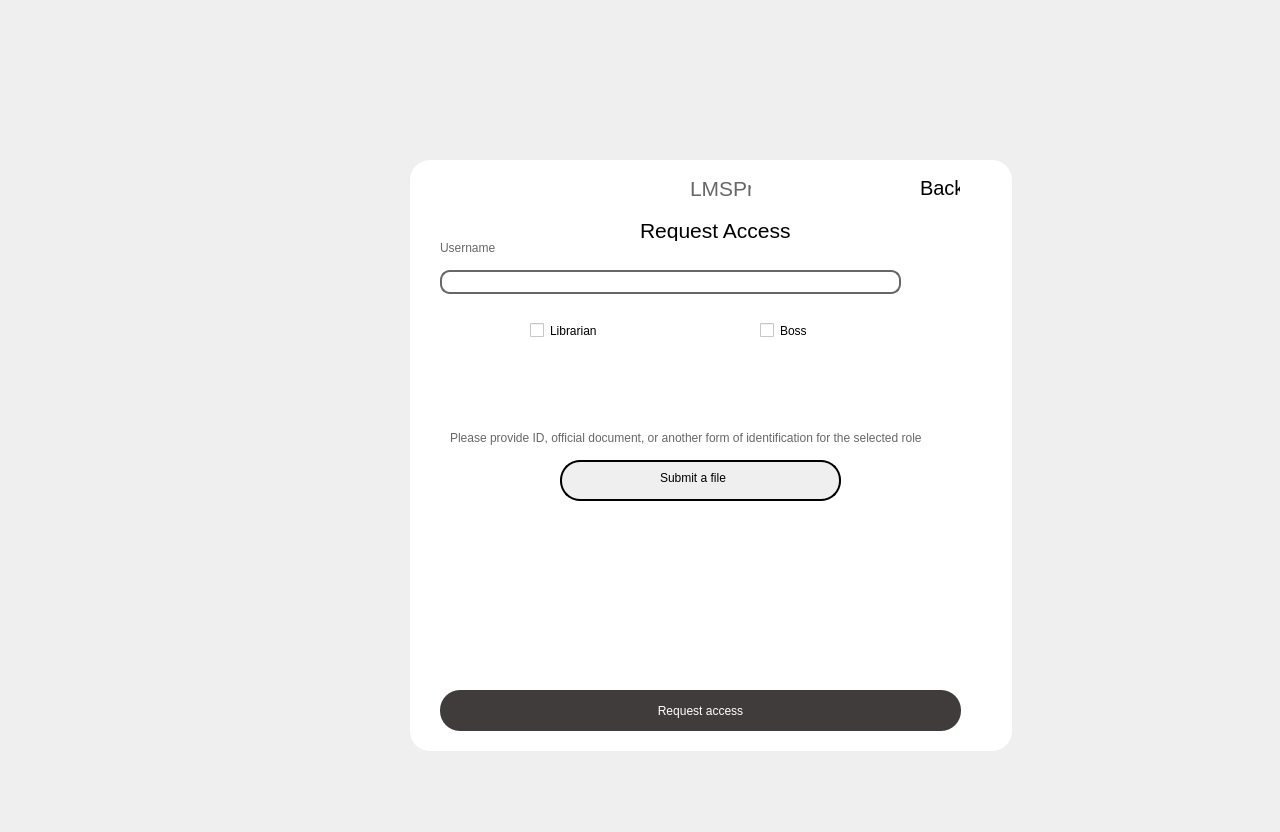
<?xml version="1.0" encoding="UTF-8"?>
<ui version="4.0">
 <class>RequestAccess</class>
 <widget class="QWidget" name="RequestAccess">
  <property name="geometry">
   <rect>
    <x>0</x>
    <y>0</y>
    <width>1280</width>
    <height>832</height>
   </rect>
  </property>
  <property name="windowTitle">
   <string>Form</string>
  </property>
  <widget class="QWidget" name="widget" native="true">
   <property name="geometry">
    <rect>
     <x>410</x>
     <y>160</y>
     <width>602</width>
     <height>591</height>
    </rect>
   </property>
   <property name="styleSheet">
    <string notr="true">QWidget
{
background-color: white;
border-radius: 20px;
}</string>
   </property>
   <widget class="QLabel" name="username_LA">
    <property name="geometry">
     <rect>
      <x>30</x>
      <y>80</y>
      <width>61</width>
      <height>16</height>
     </rect>
    </property>
    <property name="styleSheet">
     <string notr="true">QLabel
{
	color: rgb(103, 103, 103);
}</string>
    </property>
    <property name="text">
     <string>Username</string>
    </property>
   </widget>
   <widget class="QLineEdit" name="username_LE">
    <property name="geometry">
     <rect>
      <x>30</x>
      <y>110</y>
      <width>461</width>
      <height>24</height>
     </rect>
    </property>
    <property name="styleSheet">
     <string notr="true">QLineEdit
{
border: 2px solid rgb(103,103,103);
border-radius:10px;
color:black;
}</string>
    </property>
   </widget>
   <widget class="QPushButton" name="request_PB">
    <property name="geometry">
     <rect>
      <x>30</x>
      <y>530</y>
      <width>521</width>
      <height>41</height>
     </rect>
    </property>
    <property name="styleSheet">
     <string notr="true">QPushButton
{
background-color: rgb(65,60,60);
border-radius:20px;
color:white;
}</string>
    </property>
    <property name="text">
     <string>Request access</string>
    </property>
   </widget>
   <widget class="QLabel" name="logo_LA">
    <property name="geometry">
     <rect>
      <x>200</x>
      <y>10</y>
      <width>71</width>
      <height>51</height>
     </rect>
    </property>
    <property name="styleSheet">
     <string notr="true">image: url(:/Resources/Images/logo-color 1.png);</string>
    </property>
    <property name="text">
     <string/>
    </property>
   </widget>
   <widget class="QLabel" name="team_LA">
    <property name="geometry">
     <rect>
      <x>280</x>
      <y>20</y>
      <width>61</width>
      <height>16</height>
     </rect>
    </property>
    <property name="font">
     <font>
      <pointsize>16</pointsize>
     </font>
    </property>
    <property name="styleSheet">
     <string notr="true">QLabel
{
	color: rgb(103, 103, 103);
}</string>
    </property>
    <property name="text">
     <string>LMSPro</string>
    </property>
   </widget>
   <widget class="QLabel" name="request_LA">
    <property name="geometry">
     <rect>
      <x>230</x>
      <y>60</y>
      <width>151</width>
      <height>21</height>
     </rect>
    </property>
    <property name="font">
     <font>
      <pointsize>16</pointsize>
     </font>
    </property>
    <property name="styleSheet">
     <string notr="true">QLabel
{
	color: black;
}</string>
    </property>
    <property name="text">
     <string>Request Access</string>
    </property>
   </widget>
   <widget class="QCheckBox" name="principal_CB">
    <property name="geometry">
     <rect>
      <x>120</x>
      <y>150</y>
      <width>101</width>
      <height>41</height>
     </rect>
    </property>
    <property name="styleSheet">
     <string notr="true">QCheckBox{color:black;}

</string>
    </property>
    <property name="text">
     <string>Librarian</string>
    </property>
   </widget>
   <widget class="QCheckBox" name="teacher_CB">
    <property name="geometry">
     <rect>
      <x>350</x>
      <y>150</y>
      <width>151</width>
      <height>41</height>
     </rect>
    </property>
    <property name="styleSheet">
     <string notr="true">QCheckBox{color:black;}
</string>
    </property>
    <property name="text">
     <string>Boss</string>
    </property>
   </widget>
   <widget class="QWidget" name="widget_2" native="true">
    <property name="geometry">
     <rect>
      <x>150</x>
      <y>300</y>
      <width>281</width>
      <height>41</height>
     </rect>
    </property>
    <property name="styleSheet">
     <string notr="true">/* Apply border to the QWidget */
QWidget {
    color: black;
    border: 2px solid black;
    border-radius: 20px;
    background-color: #EFEFEF;
}
</string>
    </property>
    <widget class="QLabel" name="label">
     <property name="geometry">
      <rect>
       <x>220</x>
       <y>5</y>
       <width>61</width>
       <height>31</height>
      </rect>
     </property>
     <property name="styleSheet">
      <string notr="true">QLabel{
border:none;
image: url(:/Resources/Images/icons/Upload to the Cloud.png);
background-color:transparent;
}</string>
     </property>
     <property name="text">
      <string/>
     </property>
    </widget>
    <widget class="QLabel" name="label_2">
     <property name="geometry">
      <rect>
       <x>100</x>
       <y>10</y>
       <width>111</width>
       <height>16</height>
      </rect>
     </property>
     <property name="styleSheet">
      <string notr="true">border:none</string>
     </property>
     <property name="text">
      <string>Submit a file</string>
     </property>
    </widget>
    <widget class="QPushButton" name="submitFile_PB">
     <property name="geometry">
      <rect>
       <x>0</x>
       <y>0</y>
       <width>281</width>
       <height>41</height>
      </rect>
     </property>
     <property name="styleSheet">
      <string notr="true">border:none;
background-color:transparent;</string>
     </property>
     <property name="text">
      <string/>
     </property>
    </widget>
   </widget>
   <widget class="QLabel" name="ID_LA">
    <property name="geometry">
     <rect>
      <x>40</x>
      <y>270</y>
      <width>541</width>
      <height>16</height>
     </rect>
    </property>
    <property name="styleSheet">
     <string notr="true">color:#676767</string>
    </property>
    <property name="text">
     <string>Please provide ID, official document, or another form of identification for the selected role</string>
    </property>
   </widget>
   <widget class="QLabel" name="label_3">
    <property name="geometry">
     <rect>
      <x>510</x>
      <y>18</y>
      <width>51</width>
      <height>20</height>
     </rect>
    </property>
    <property name="font">
     <font>
      <pointsize>15</pointsize>
     </font>
    </property>
    <property name="styleSheet">
     <string notr="true">color:black;</string>
    </property>
    <property name="text">
     <string>Back</string>
    </property>
   </widget>
   <widget class="QLabel" name="label_4">
    <property name="geometry">
     <rect>
      <x>550</x>
      <y>18</y>
      <width>31</width>
      <height>21</height>
     </rect>
    </property>
    <property name="styleSheet">
     <string notr="true">image: url(:/Resources/Images/icons/More Than.png);</string>
    </property>
    <property name="text">
     <string/>
    </property>
   </widget>
   <widget class="QPushButton" name="back_PB">
    <property name="geometry">
     <rect>
      <x>490</x>
      <y>15</y>
      <width>100</width>
      <height>32</height>
     </rect>
    </property>
    <property name="styleSheet">
     <string notr="true">background-color:transparent;</string>
    </property>
    <property name="text">
     <string/>
    </property>
   </widget>
   <widget class="QFrame" name="proof_FR">
    <property name="geometry">
     <rect>
      <x>190</x>
      <y>360</y>
      <width>171</width>
      <height>141</height>
     </rect>
    </property>
    <property name="styleSheet">
     <string notr="true">background-color:transparent;</string>
    </property>
    <property name="frameShape">
     <enum>QFrame::StyledPanel</enum>
    </property>
    <property name="frameShadow">
     <enum>QFrame::Raised</enum>
    </property>
    <widget class="QLabel" name="proof_LA">
     <property name="geometry">
      <rect>
       <x>0</x>
       <y>0</y>
       <width>191</width>
       <height>141</height>
      </rect>
     </property>
     <property name="text">
      <string/>
     </property>
    </widget>
   </widget>
  </widget>
 </widget>
 <resources/>
 <connections/>
</ui>
